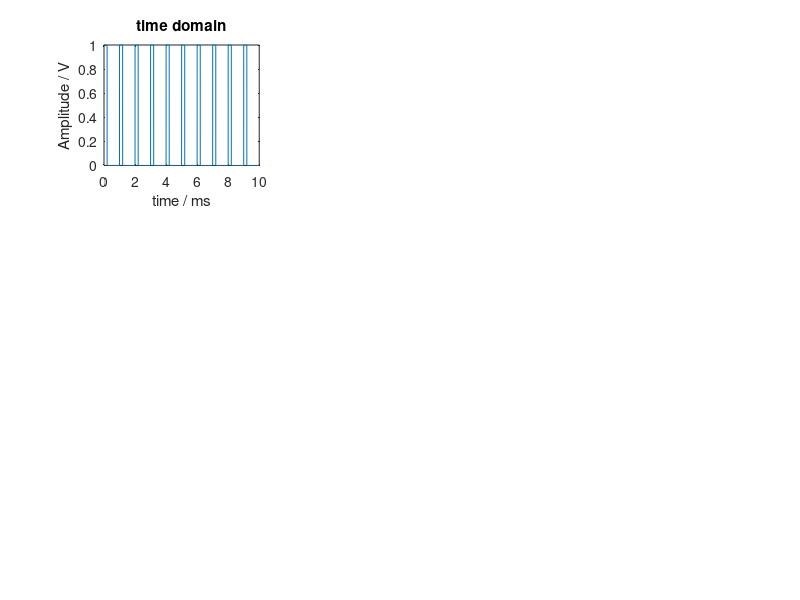

Source code (MATLAB):
clc; clear; close all;

% Time base parameters
dt = 1e-6;              % Time scale: 1us
f = 1/dt;
T = 10e-3;              % Stop time: 10ms
t = 0 : dt : T-dt;      % Discrete time vector
N = length(t);          % Points
fv = (0:N/2-1)*1/dt/N;  % Discrete frequency vector

% pulse
fp = 1e3;
omega = 2*pi*fp;
pulse = 0.5*square(omega*t, 20) + 0.5;
subplot(3, 3, 1); plot(t.*1000, pulse); title('time domain');
xlabel('time / ms'); ylabel('Amplitude / V');
